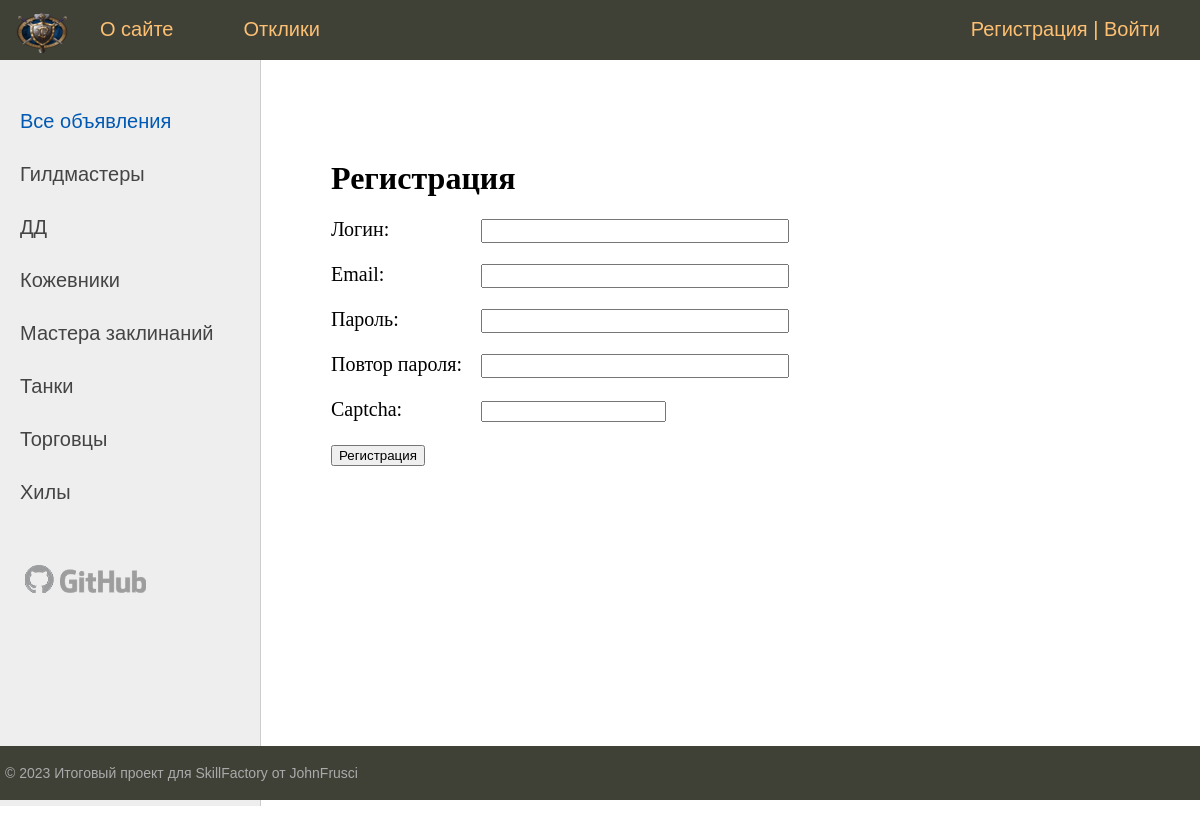
Screenshot of /register/ with the database file from the repository.
### board/models.py (models this page shows, shortened)
class Category(models.Model):
    name = models.CharField(max_length=100, db_index=True, verbose_name="Категория")
    slug = models.SlugField(max_length=255, unique=True, db_index=True, verbose_name="URL")
    def get_absolute_url(self):
        return reverse('category', kwargs={'cat_slug': self.slug})
    class Meta:
        verbose_name = "Категория"
        verbose_name_plural = "Категории"
        ordering = ['id']

### board/views.py (the view, shortened to what this page needs)
# urls.py: path('register/', RegisterUser.as_view(), name='register'),
class RegisterUser(DataMixin, CreateView):
    form_class = RegisterUserForm
    template_name = 'board/register.html'
    success_url = reverse_lazy('login')
    def get_context_data(self, **kwargs):
        context = super().get_context_data(**kwargs)
        c_def = self.get_user_context(title="Регистрация")
        return dict(list(context.items()) + list(c_def.items()))

### board/forms.py
class RegisterUserForm(UserCreationForm):
    username = forms.CharField(label='Логин', widget=forms.TextInput(attrs={'class': 'form-input'}))
    email = forms.EmailField(label='Email', widget=forms.EmailInput(attrs={'class': 'form-input'}))
    password1 = forms.CharField(label='Пароль', widget=forms.PasswordInput(attrs={'class': 'form-input'}))
    password2 = forms.CharField(label='Повтор пароля', widget=forms.PasswordInput(attrs={'class': 'form-input'}))
    captcha = CaptchaField()
    class Meta:
        model = User
        fields = ('username', 'email', 'password1', 'password2')

### board/utils.py (called while the page is built)
    def get_user_context(self, **kwargs):
        context = kwargs
        cats = Category.objects.annotate(Count('post'))
        user_menu = menu.copy()
        if not self.request.user.is_authenticated:
            user_menu.pop(1)
        context['menu'] = user_menu
        context['cats'] = cats
        if 'cat_selected' not in context:
            context['cat_selected'] = 0
        return context

### board/templates/board/register.html (shortened to what this page needs)
{% extends 'board/base.html' %}
{% block content %}
<h1>{{ title }}</h1>
<form method="post">
    {% for f in form %}
    <p><label class="form-label" for="{{ f.id_for_label }}">{{f.label}}: </label>{{ f }} </p>
    {% endfor %}
    <button type="submit">Регистрация</button>
</form>
{% endblock %}

### board/templates/board/base.html (shortened to what this page needs)
{% load static %}
{% load board_tags %}
<!DOCTYPE html>
<html>
<head>
	<link type="text/css" href="{% static 'board/css/styles.css' %}" rel="stylesheet" />
</head>
<body>
<table class="table-page" border=0 cellpadding="0" cellspacing="0">
<tr><td valign=top>
{% block mainmenu %}
		<div class="header">
			<ul id="mainmenu" class="mainmenu">
			<li class="logo"><a href="{% url 'home' %}"><div class="logo"></div></a></li>
{% for m in menu %}
			<li><a href="{% url m.url_name %}">{{m.title}}</a></li>
{% endfor %}
			{% if request.user.is_authenticated %}
			<li class="last">{{ user.username }} | <a href="{% url 'logout' %}">Выйти</a> </li>
			{% else %}
			<li class="last"><a href="{% url 'register' %}">Регистрация</a> | <a href="{% url 'login' %}">Войти</a></li>
			{% endif %}
			</ul>
		</div>
{% endblock mainmenu %}
<table class="table-content" border=0 cellpadding="0" cellspacing="0">
<tr>
	<td valign="top" class="left-chapters">
	<ul id="leftchapters">
	{% if cat_selected == 0 %}
		<li class="selected">Все объявления</li>
	{% else %}
		<li><a href="{% url 'home' %}">Все объявления</a></li>
	{% endif %}
	{% for c in cats %}
	{% if c.post__count > 0 %}
		{% if c.pk == cat_selected %}
			<li class="selected">{{ c.name }}</li>
		{% else %}
			<li><a href="{{ c.get_absolute_url }}">{{ c.name }}</a></li>
		{% endif %}
	{% endif %}
	{% endfor %}
		<li class="share">
		<a class="share-yt" href="https://github.com/JohnFrusci" target="_blank" rel="nofollow"></a>
		</li>
	</ul>
</td>
<td valign="top" class="content">
		<div class="content-text">
{% block content %}
{% endblock %}
	</div>
</td></tr></table>
</td></tr>
<tr><td valign=top>
	<div id="footer">
		<p>&copy; 2023 Итоговый проект для SkillFactory от JohnFrusci</p>
	</div>
</td></tr></table>
</body>
</html>

### board/static/board/css/styles.css (style rules this page uses)
html, body { font-family: 'Arial'; margin: 0; padding: 0; height: 100%; width: 100%; color: #444; }
a { color: #0059b2; text-decoration: none; }
.table-page { width: 100%; height: 100%; vertical-align: top; }
.table-page tr { height: 100%; }
.header { background: #3F4137; height: 60px; }
.logo { background: url('../images/logo.png') no-repeat 10px 5px; width: 70px; height: 60px; }
ul.mainmenu { list-style: none; margin: 0; padding: 0; height: 60px; color: #fdc073; font-size: 20px; overflow: hidden; }
ul.mainmenu li { float: left; margin: 18px 40px 0 30px; }
ul.mainmenu li.logo { margin: 0; }
ul.mainmenu li.last { float: right; }
ul.mainmenu li a { color: #fdc073; text-decoration: none; }
.table-content { width: 100%; min-height: 100%; height: 100%; }
.left-chapters { margin: 0; background: #eee; border-right: 1px solid #ccc; min-height: 100%; }
.left-chapters ul { width: 230px; min-height: 100%; margin: 0; padding: 20px 10px 10px 20px; list-style: none; font-size: 20px; }
.left-chapters ul li { margin: 30px 0 0 0; color: #999; }
.left-chapters ul li.selected { color: #0059b2; }
.left-chapters ul li a { color: #444; text-decoration: none; }
.left-chapters ul li.share { margin: 60px 0 0 0; }
.left-chapters ul li.share a { display: inline-block; width: 40px; height: 40px; margin: 0 20px 0 0; }
.left-chapters ul li.share a.share-yt { width: 100%; height: 30px; background: url('../images/share_yt.png') no-repeat 0 0 }
.content { padding: 40px 20px 20px 40px; width: 100%; box-sizing: border-box; }
.content-text { margin: 60px 0 0 30px; color: #000; font-size: 20px; font-family: Yandex Sans Display Light; }
.content-text h1 { font-size: 32px; }
#footer { box-sizing: border-box; background: #3F4137; padding: 5px; color: #aaa; font-size: 14px; font-family: Verdana, Geneva, Arial, Helvetica; text-align: left; overflow: hidden; }
.form-input { width: 300px; font-size: 16px; }
.form-label { display: inline-block; min-width: 150px; vertical-align: top; }

### rows the page displays
Category: name "Гилдмастеры"
Category: name "ДД"
Category: name "Кожевники"
Category: name "Мастера заклинаний"
Category: name "Танки"
Category: name "Торговцы"
Category: name "Хилы"

### other values shown
{{ m.title }} "О сайте" "Отклики"
{{ title }} "Регистрация"
{{ f.label }} "Логин" "Email" "Пароль" "Повтор пароля" "Captcha"
